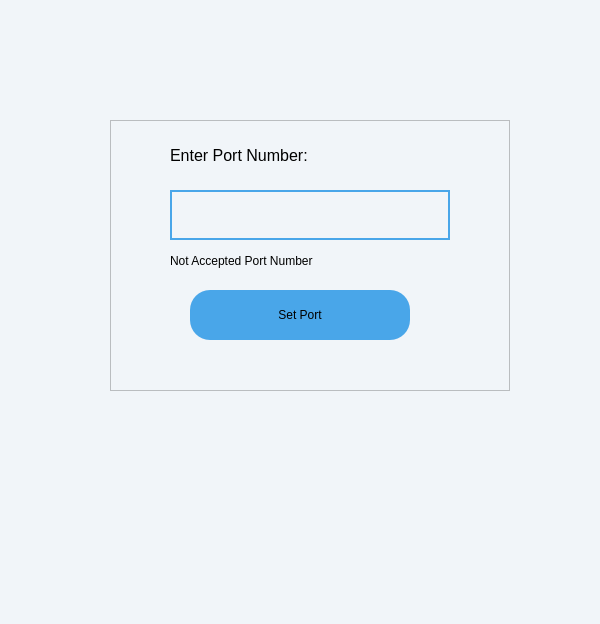
<?xml version="1.0" encoding="UTF-8"?>
<ui version="4.0">
 <class>MainWindow</class>
 <widget class="QMainWindow" name="MainWindow">
  <property name="geometry">
   <rect>
    <x>0</x>
    <y>0</y>
    <width>600</width>
    <height>624</height>
   </rect>
  </property>
  <property name="windowTitle">
   <string>MainWindow</string>
  </property>
  <property name="layoutDirection">
   <enum>Qt::LeftToRight</enum>
  </property>
  <property name="styleSheet">
   <string notr="true">background-color:hsl(210, 36%, 96%);;
display: flex;
flex-direction: column;
align-items: center;</string>
  </property>
  <widget class="QWidget" name="centralwidget">
   <widget class="QFrame" name="frame">
    <property name="geometry">
     <rect>
      <x>110</x>
      <y>120</y>
      <width>400</width>
      <height>271</height>
     </rect>
    </property>
    <property name="frameShape">
     <enum>QFrame::StyledPanel</enum>
    </property>
    <property name="frameShadow">
     <enum>QFrame::Raised</enum>
    </property>
    <widget class="QTextEdit" name="portNumber">
     <property name="geometry">
      <rect>
       <x>60</x>
       <y>70</y>
       <width>280</width>
       <height>50</height>
      </rect>
     </property>
     <property name="font">
      <font>
       <pointsize>18</pointsize>
      </font>
     </property>
     <property name="focusPolicy">
      <enum>Qt::ClickFocus</enum>
     </property>
     <property name="toolTipDuration">
      <number>0</number>
     </property>
     <property name="layoutDirection">
      <enum>Qt::LeftToRight</enum>
     </property>
     <property name="autoFillBackground">
      <bool>false</bool>
     </property>
     <property name="styleSheet">
      <string notr="true">  height: 3rem;
  width: 95%;
  box-sizing: border-box;
  font-size: 1.5rem;
  color: hsl(205, 78%, 60%);
  padding: 0.25rem 0.5rem;
  text-transform: capitalize;

  transition: all 0.3s linear;
  cursor: pointer;</string>
     </property>
     <property name="frameShape">
      <enum>QFrame::WinPanel</enum>
     </property>
     <property name="frameShadow">
      <enum>QFrame::Plain</enum>
     </property>
     <property name="lineWidth">
      <number>12</number>
     </property>
     <property name="midLineWidth">
      <number>0</number>
     </property>
    </widget>
    <widget class="QPushButton" name="setPort">
     <property name="geometry">
      <rect>
       <x>80</x>
       <y>170</y>
       <width>220</width>
       <height>50</height>
      </rect>
     </property>
     <property name="styleSheet">
      <string notr="true">border-radius:20px;
background-color: hsl(205, 78%, 60%);
font: 14pt &quot;MS Shell Dlg 2&quot;;
</string>
     </property>
     <property name="text">
      <string>Set Port</string>
     </property>
    </widget>
    <widget class="QLabel" name="label">
     <property name="geometry">
      <rect>
       <x>60</x>
       <y>20</y>
       <width>181</width>
       <height>31</height>
      </rect>
     </property>
     <property name="font">
      <font>
       <pointsize>12</pointsize>
      </font>
     </property>
     <property name="text">
      <string>Enter Port Number:</string>
     </property>
    </widget>
    <widget class="QLabel" name="unAcceptePort">
     <property name="geometry">
      <rect>
       <x>60</x>
       <y>130</y>
       <width>181</width>
       <height>21</height>
      </rect>
     </property>
     <property name="text">
      <string>Not Accepted Port Number</string>
     </property>
    </widget>
   </widget>
  </widget>
  <widget class="QMenuBar" name="menubar">
   <property name="geometry">
    <rect>
     <x>0</x>
     <y>0</y>
     <width>600</width>
     <height>26</height>
    </rect>
   </property>
  </widget>
  <widget class="QStatusBar" name="statusbar"/>
  <action name="actionPort_Number">
   <property name="text">
    <string>Port Number</string>
   </property>
  </action>
  <action name="actionIP_Address">
   <property name="text">
    <string>IP Address</string>
   </property>
  </action>
 </widget>
 <resources/>
 <connections/>
</ui>
